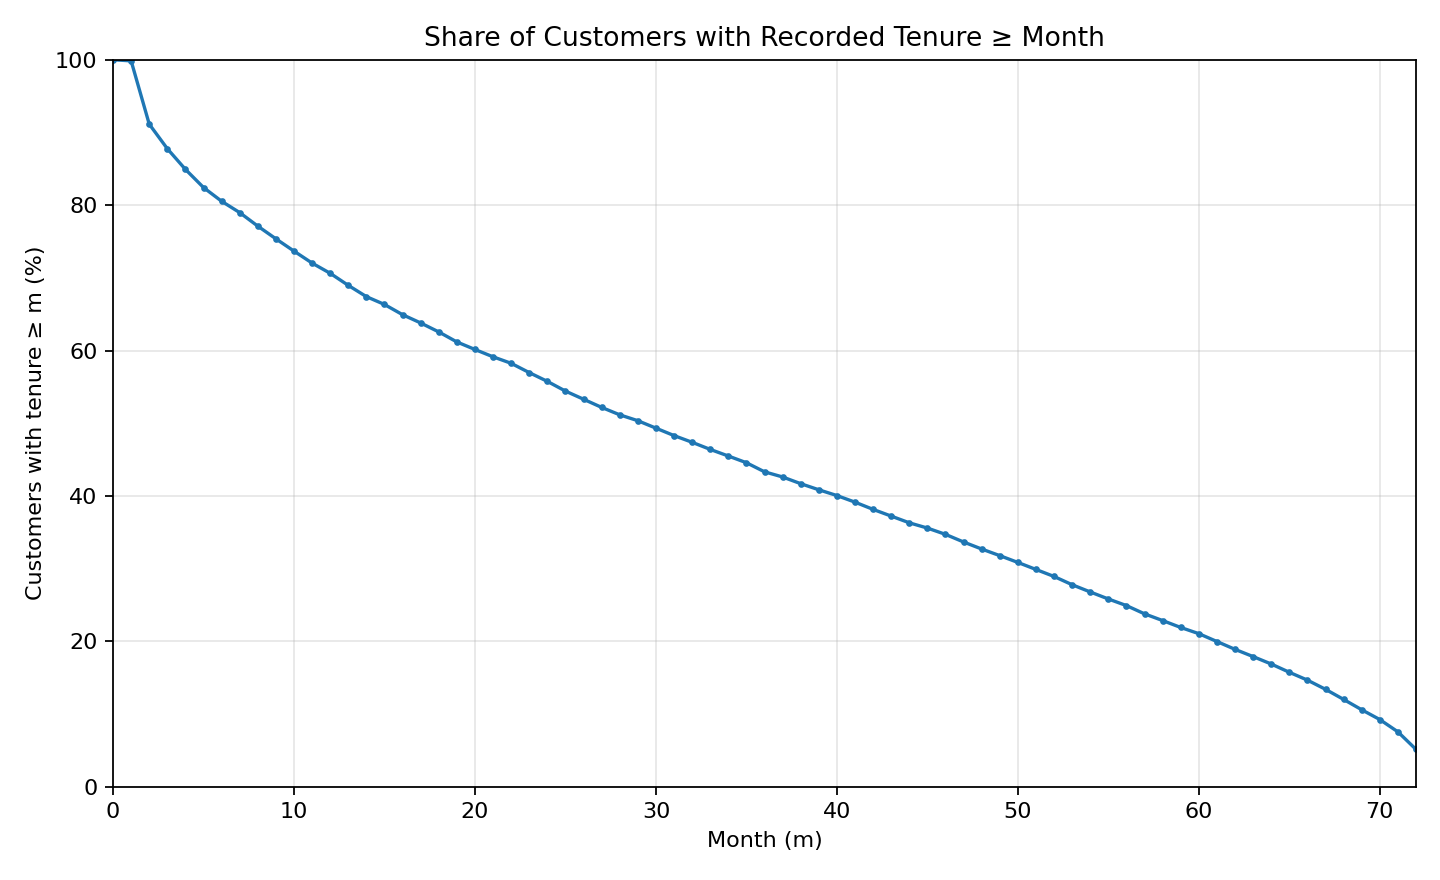

Reproduce this figure in Python.
"""
Step 5: Retention-by-tenure curve (descriptive proxy).

This plots the share of customers in the supplied cross-sectional dataset
whose recorded tenure is at least each month. It is NOT a true cohort
retention/survival curve because signup dates and observation dates are absent.
"""

from pathlib import Path
import pandas as pd
import matplotlib.pyplot as plt

PROJECT_DIR = Path(__file__).resolve().parents[1]
DATA_PATH = PROJECT_DIR / "Telco-Customer-Churn.csv"
OUTPUT_PATH = PROJECT_DIR / "reports" / "tenure_retention_curve.png"

df = pd.read_csv(DATA_PATH)
df["tenure"] = pd.to_numeric(df["tenure"], errors="coerce")
tenure = df["tenure"].dropna()

if tenure.empty:
    raise ValueError("No valid numeric tenure values were found.")

months = range(0, int(tenure.max()) + 1)
share_at_least_month = [(tenure >= month).mean() * 100 for month in months]

OUTPUT_PATH.parent.mkdir(parents=True, exist_ok=True)

plt.figure(figsize=(9, 5.5))
plt.plot(months, share_at_least_month, marker=".", markersize=4)
plt.title("Share of Customers with Recorded Tenure ≥ Month")
plt.xlabel("Month (m)")
plt.ylabel("Customers with tenure ≥ m (%)")
plt.xlim(0, max(months))
plt.ylim(0, 100)
plt.grid(True, alpha=0.3)
plt.tight_layout()
plt.savefig(OUTPUT_PATH, dpi=160)
plt.show()

print(f"Customers used: {len(tenure):,}")
print(f"Maximum recorded tenure: {int(tenure.max())} months")
print(f"Saved plot to: {OUTPUT_PATH}")
